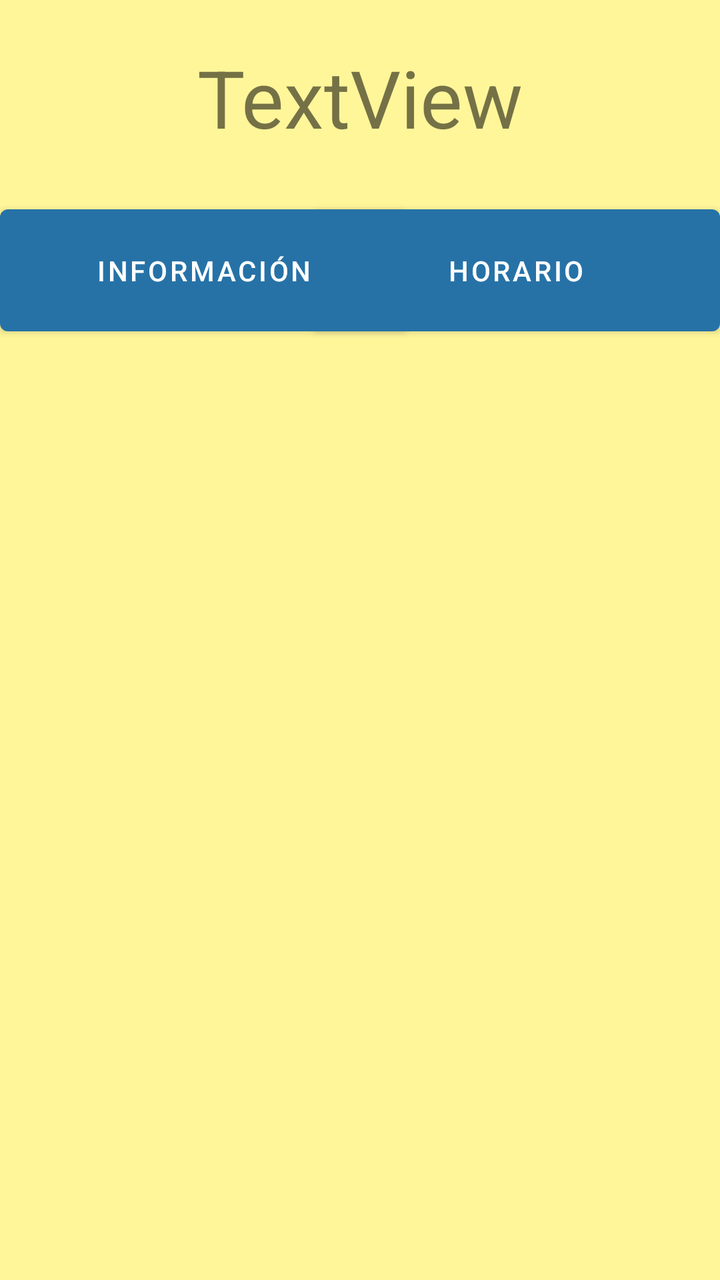
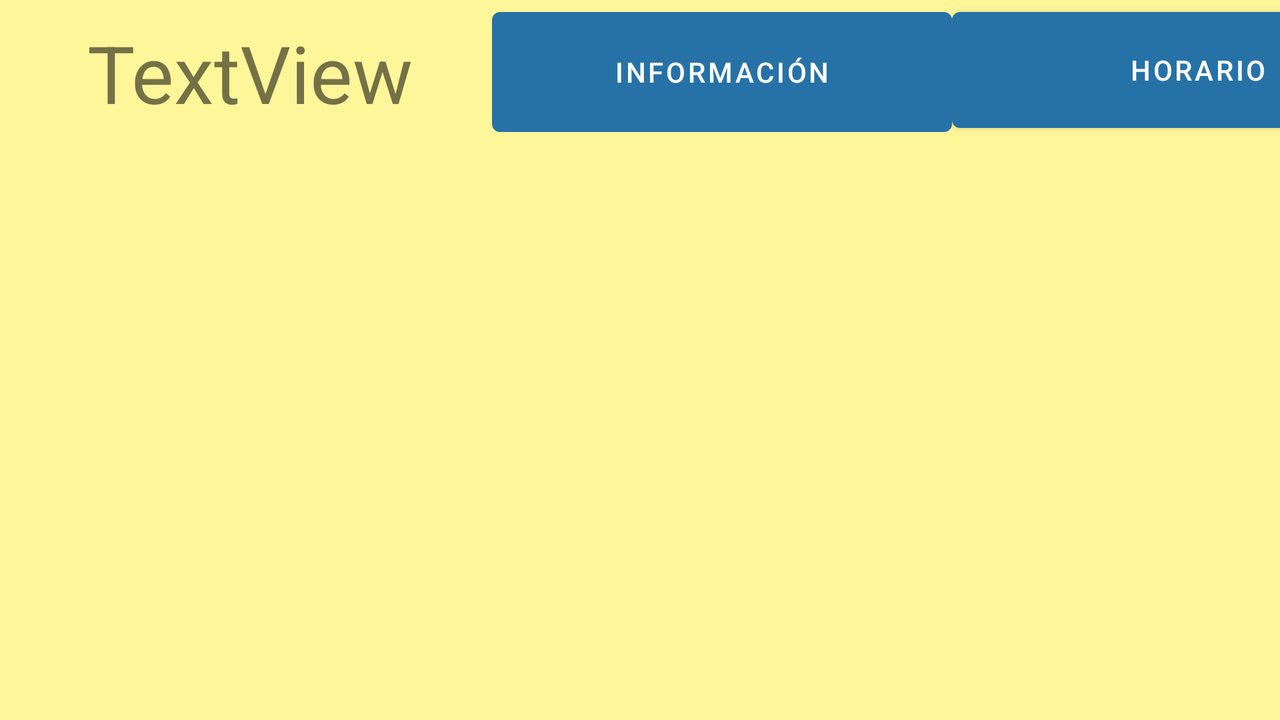

One screen, two layout resources from the same app: the default and the repository's alternative for another configuration. Each is rendered where Android would select it; the XML of both is given below.
<!-- AndroidManifest.xml: application theme Theme.Profes_particulares -->
<!-- res/layout/activity_info_alus.xml -->
<?xml version="1.0" encoding="utf-8"?>
<androidx.constraintlayout.widget.ConstraintLayout xmlns:android="http://schemas.android.com/apk/res/android"
    xmlns:app="http://schemas.android.com/apk/res-auto"
    xmlns:tools="http://schemas.android.com/tools"
    android:layout_width="match_parent"
    android:layout_height="match_parent"
    android:background="#fff69a"
    tools:context=".InfoAlus">



    <TextView
        android:id="@+id/textView11"
        android:layout_width="match_parent"
        android:layout_height="70dp"
        android:gravity="center"
        android:text="TextView"
        android:textSize="40dp"
        app:layout_constraintBottom_toBottomOf="parent"
        app:layout_constraintEnd_toEndOf="parent"
        app:layout_constraintHorizontal_bias="1.0"
        app:layout_constraintStart_toStartOf="parent"
        app:layout_constraintTop_toTopOf="parent"
        app:layout_constraintVertical_bias="0.024" />

    <Button
        android:id="@+id/info"
        android:layout_width="204dp"
        android:layout_height="73dp"
        android:layout_gravity="top|left"
        android:layout_marginTop="15dp"
        android:text="Información"
        app:layout_constraintStart_toStartOf="parent"
        app:layout_constraintTop_toBottomOf="@+id/textView11" />

    <Button
        android:id="@+id/horario"
        android:layout_width="204dp"
        android:layout_height="73dp"
        android:layout_gravity="top|right"
        android:layout_marginTop="15dp"
        android:text="Horario"
        app:layout_constraintEnd_toEndOf="parent"
        app:layout_constraintTop_toBottomOf="@+id/textView11" />

    <FrameLayout
        android:id="@+id/contenedorFragmentos"
        android:name="com.example.profes_particulares.FragmentAlus"
        android:layout_width="372dp"
        android:layout_height="537dp"
        android:layout_marginTop="164dp"
        app:layout_constraintBottom_toBottomOf="parent"
        app:layout_constraintEnd_toEndOf="parent"
        app:layout_constraintHorizontal_bias="0.619"
        app:layout_constraintStart_toStartOf="parent"
        app:layout_constraintTop_toTopOf="@+id/textView11"
        app:layout_constraintVertical_bias="0.772">

    </FrameLayout>

</androidx.constraintlayout.widget.ConstraintLayout>
<!-- resources referenced by this layout -->
<resources>
  <style name="Theme.Profes_particulares" parent="Theme.MaterialComponents.DayNight.DarkActionBar">
          
          <item name="colorPrimary">@color/purple_500</item>
          <item name="colorPrimaryVariant">@color/purple_700</item>
          <item name="colorOnPrimary">@color/white</item>
          
          <item name="colorSecondary">@color/teal_200</item>
          <item name="colorSecondaryVariant">@color/teal_700</item>
          <item name="colorOnSecondary">@color/black</item>
          
          <item name="android:statusBarColor">?attr/colorPrimaryVariant</item>
          
      </style>
  <color name="purple_500">#2672a7</color>
  <color name="purple_700">#FF3700B3</color>
  <color name="white">#FFFFFFFF</color>
  <color name="teal_200">#FF03DAC5</color>
  <color name="teal_700">#FF018786</color>
  <color name="black">#FF000000</color>
</resources>
<!-- res/layout-land/activity_info_alus.xml (the repository's variant of the layout above) -->
<!-- drawn on the phone turned sideways -->
<?xml version="1.0" encoding="utf-8"?>
<androidx.constraintlayout.widget.ConstraintLayout xmlns:android="http://schemas.android.com/apk/res/android"
    xmlns:app="http://schemas.android.com/apk/res-auto"
    xmlns:tools="http://schemas.android.com/tools"
    android:layout_width="match_parent"
    android:layout_height="match_parent"
    android:background="#fff69a"
    tools:context=".InfoAlus">

    <Button
        android:id="@+id/info"
        android:layout_width="230dp"
        android:layout_height="72dp"
        android:layout_gravity="top|left"
        android:text="Información"
        app:layout_constraintStart_toEndOf="@+id/textView11"
        app:layout_constraintTop_toTopOf="parent" />

    <Button
        android:id="@+id/horario"
        android:layout_width="246dp"
        android:layout_height="70dp"
        android:layout_gravity="top|right"
        android:text="Horario"
        app:layout_constraintStart_toEndOf="@+id/info"
        app:layout_constraintTop_toTopOf="parent" />

    <TextView
        android:id="@+id/textView11"
        android:layout_width="242dp"
        android:layout_height="65dp"
        android:layout_marginStart="4dp"
        android:layout_marginTop="4dp"
        android:gravity="center"
        android:text="TextView"
        android:textSize="40dp"
        app:layout_constraintStart_toStartOf="parent"
        app:layout_constraintTop_toTopOf="parent" />

    <FrameLayout
        android:id="@+id/contenedorFragmentos"
        android:layout_width="717dp"
        android:layout_height="429dp"
        app:layout_constraintStart_toStartOf="parent"
        app:layout_constraintTop_toBottomOf="@+id/info">

    </FrameLayout>

</androidx.constraintlayout.widget.ConstraintLayout>
